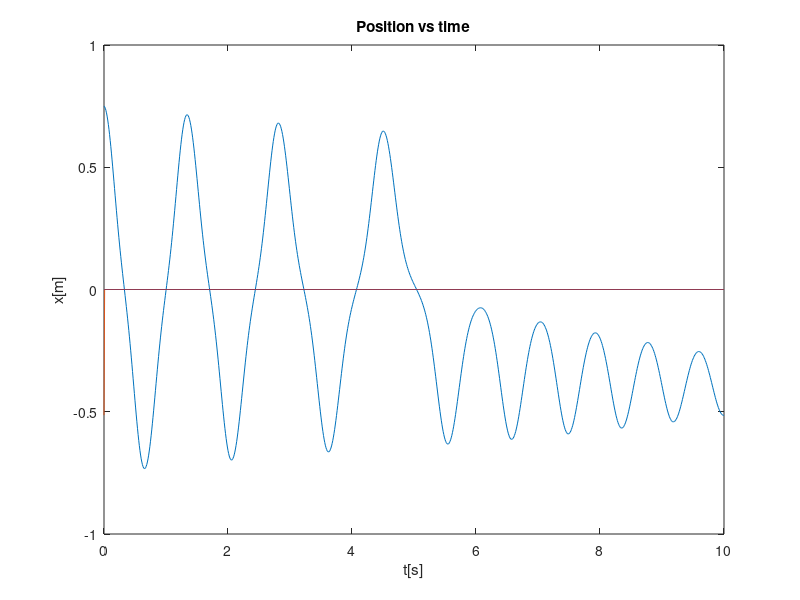
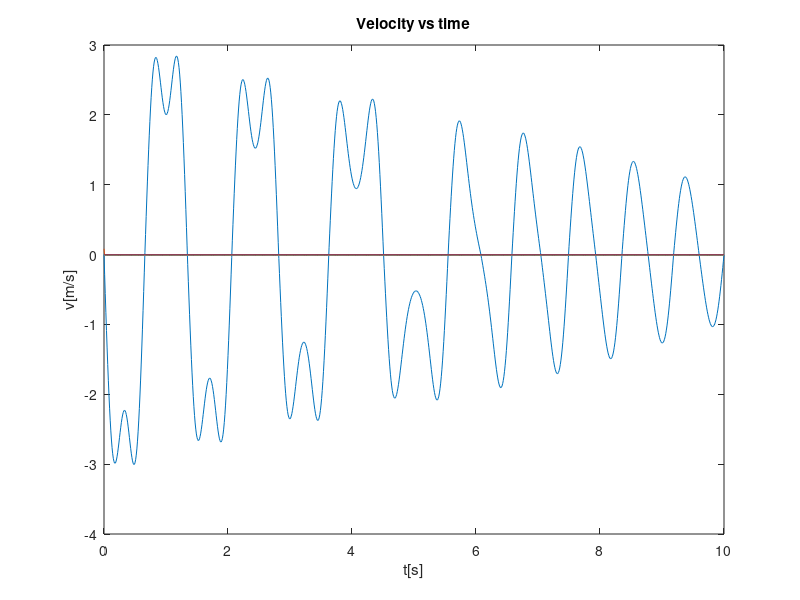

Write the MATLAB code that produced these figures, in order.
%Given values
k  = 500;       %N/m
m  = 5;         %kg
h  =.3;         %m
L0 =.5;         %m
my = 0.05;
g  = 9.81;      %m/s^2
G  = -m*g;      %N
%Timesteps
dt= 0.01;       
t = 0:dt:10;    %Timesteps
n= length(t);   %Number of iterations
%Prepare arrays
Fx = zeros(n);  %Vertical Spring force
Fy = zeros(n);  %Horisontal Spring force
N  = zeros(n);  %Normal force
a  = zeros(n);  %Horisontal acceleration
v  = zeros(n);  %Horisontal velocity
x  = zeros(n);  %Horisontal position
y  = zeros(n);  %Vertical position

%Initial values
x(1) = 0.75;    %Initial position

%Euler method
for i = 1:n;
    Fy(i)  = -k*h.*(1-L0./sqrt(x(i).^2+h^2));       %Vertical Spring force
    Fx(i)  = -k.*x(i).*(1-L0./sqrt(x(i).^2+h^2));   %Horisontal Spring force
    N(i)   = -(Fy(i) + G);      %Normal force
    if v(i)== 0;
        Fd(i)= 0;
    else
        Fd(i)  = -(v(i)/abs(v(i)))*my.*N(i);          %Friction force
    end
    %Fd(i)  = 0;
    a(i+1) = (Fx(i)+Fd(i))/m;   %Horisontal acceleration
    v(i+1) = v(i) + dt*a(i+1);    %Horisontal velocity
    x(i+1) = x(i) + dt*v(i+1);    %Horisontal position
end

%Plot
figure(1)
plot(t,x)
xlabel('t[s]')
ylabel('x[m]')
title('Position vs time')

figure(2)
plot(t,v)
xlabel('t[s]')
ylabel('v[m/s]')
title('Velocity vs time')